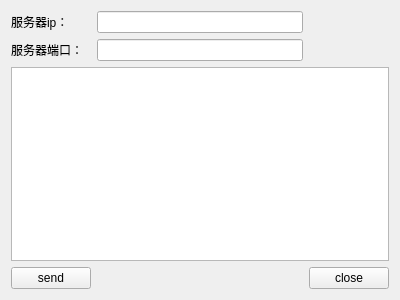
<?xml version="1.0" encoding="UTF-8"?>
<ui version="4.0">
 <class>Widget</class>
 <widget class="QWidget" name="Widget">
  <property name="geometry">
   <rect>
    <x>0</x>
    <y>0</y>
    <width>400</width>
    <height>300</height>
   </rect>
  </property>
  <property name="windowTitle">
   <string>Widget</string>
  </property>
  <layout class="QGridLayout" name="gridLayout">
   <item row="0" column="0">
    <widget class="QLabel" name="label">
     <property name="text">
      <string>服务器ip：</string>
     </property>
    </widget>
   </item>
   <item row="0" column="1">
    <widget class="QLineEdit" name="lineEditIP"/>
   </item>
   <item row="1" column="0">
    <widget class="QLabel" name="label_2">
     <property name="text">
      <string>服务器端口：</string>
     </property>
    </widget>
   </item>
   <item row="1" column="1">
    <widget class="QLineEdit" name="lineEditPort"/>
   </item>
   <item row="2" column="0" colspan="3">
    <widget class="QTextEdit" name="textEdit"/>
   </item>
   <item row="3" column="0">
    <widget class="QPushButton" name="buttonSend">
     <property name="text">
      <string>send</string>
     </property>
    </widget>
   </item>
   <item row="3" column="1">
    <spacer name="horizontalSpacer">
     <property name="orientation">
      <enum>Qt::Horizontal</enum>
     </property>
     <property name="sizeHint" stdset="0">
      <size>
       <width>217</width>
       <height>20</height>
      </size>
     </property>
    </spacer>
   </item>
   <item row="3" column="2">
    <widget class="QPushButton" name="buttonClose">
     <property name="text">
      <string>close</string>
     </property>
    </widget>
   </item>
  </layout>
 </widget>
 <layoutdefault spacing="6" margin="11"/>
 <resources/>
 <connections/>
</ui>
